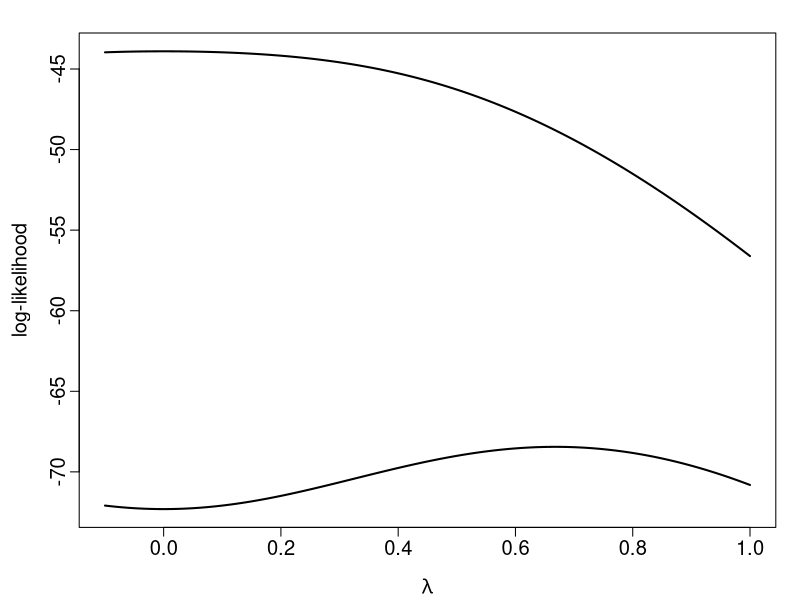

Recreate this plot in R.
out_dir <- "/Users/karekv/Dropbox/Apps/Overleaf/int_est/" # end in "/"
PDF <- TRUE


### Introduction ###
get_statistics <- function(y, lam)
{
  n <- length(y)
  ll_fun <- function(y, lam){
    sum(- 0.5 * log(1 + lam^2) - 0.5 * y^2 / (1 + lam^2))
  }
  ll <- ll_fun(y, lam)
  s <- sum(-lam / (1 + lam^2) + y^2 * lam / (1 + lam^2)^2)
  h <- sum(y^2 * (1 - 3 * lam^2) / (1 + lam^2)^3 - (1 - lam^2) / (1 + lam^2)^2)
  finf <- n * 2 * lam^2 / (1 + lam^2)^2
  our_stat <- sum(-1 + y^2 / (1 + lam^2))^2 / (2 * n)

  score_obs_stat <- s^2 / (-h)

  mle <- sqrt(max(c(mean(y^2) - 1, 0)))
  lrt_stat <- 2 * (ll_fun(y, mle) - ll)
  wald_stat <- (mle - lam)^2 * finf
  wald_obs_stat <-  (mle - lam)^2 * (-h)
  return(c(ll = ll, s = s, h = h, finf = finf, our_stat = our_stat,
              score_obs_stat = score_obs_stat, lrt_stat = lrt_stat,
              wald_stat = wald_stat, wald_obs_stat = wald_obs_stat))
}

set.seed(3)
y1 <- rnorm(100, sd = 1.1)
y2 <- rnorm(100, sd = 1.1)
lam_vals <- seq(-0.1, 1, length.out = 1000)
dat1 <- t(sapply(lam_vals, function(x)get_statistics(y1, x)))
dat2 <-  t(sapply(lam_vals, function(x)get_statistics(y2, x)))


# Create figure
cbbPalette <- c("#000000", "#E69F00", "#56B4E9", "#009E73", "#F0E442", "#0072B2", "#D55E00", "#CC79A7")
if(PDF) pdf(paste(out_dir, "fig_1.pdf", sep = ""), width = 6, height = 4)

par(cex.axis = 1.1, cex.lab = 1.1, cex = 1.1)
par(mgp=c(2.2,0.45,0), tcl=-0.4, mar=c(3.3,3.6,1.5,1.1))
# par(bty="n")
#par(mfrow = c(1, 3))

# Likelihood
plot(lam_vals, dat1[, "ll"], type = "l", lwd = 2,
     ylab = "log-likelihood", xlab = expression(lambda) ,
     ylim = c(min(dat2[, "ll"]), max(dat1[, "ll"])),
     col = cbbPalette[1])
lines(lam_vals, dat2[, "ll"], type = "l", lwd = 2, lty = 1,
      col = cbbPalette[1])

if(PDF) dev.off()

### Simulations ####



